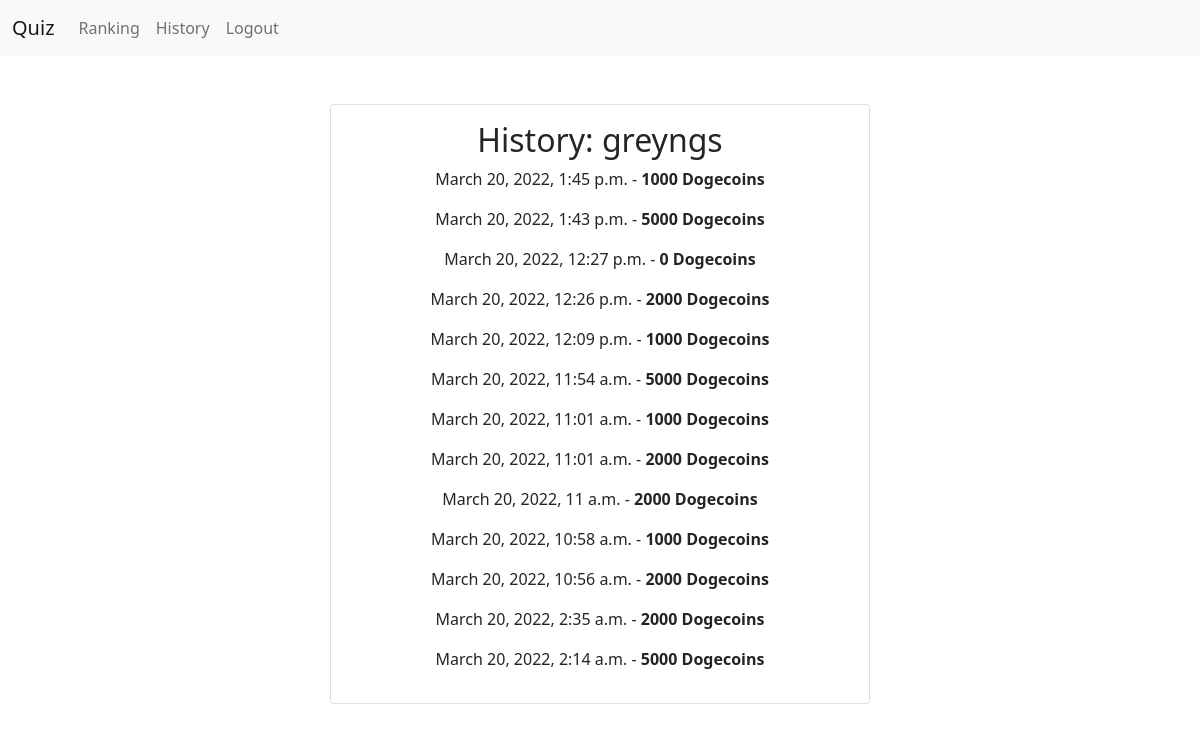
The page /history/ (signed in) on the database as committed earlier.
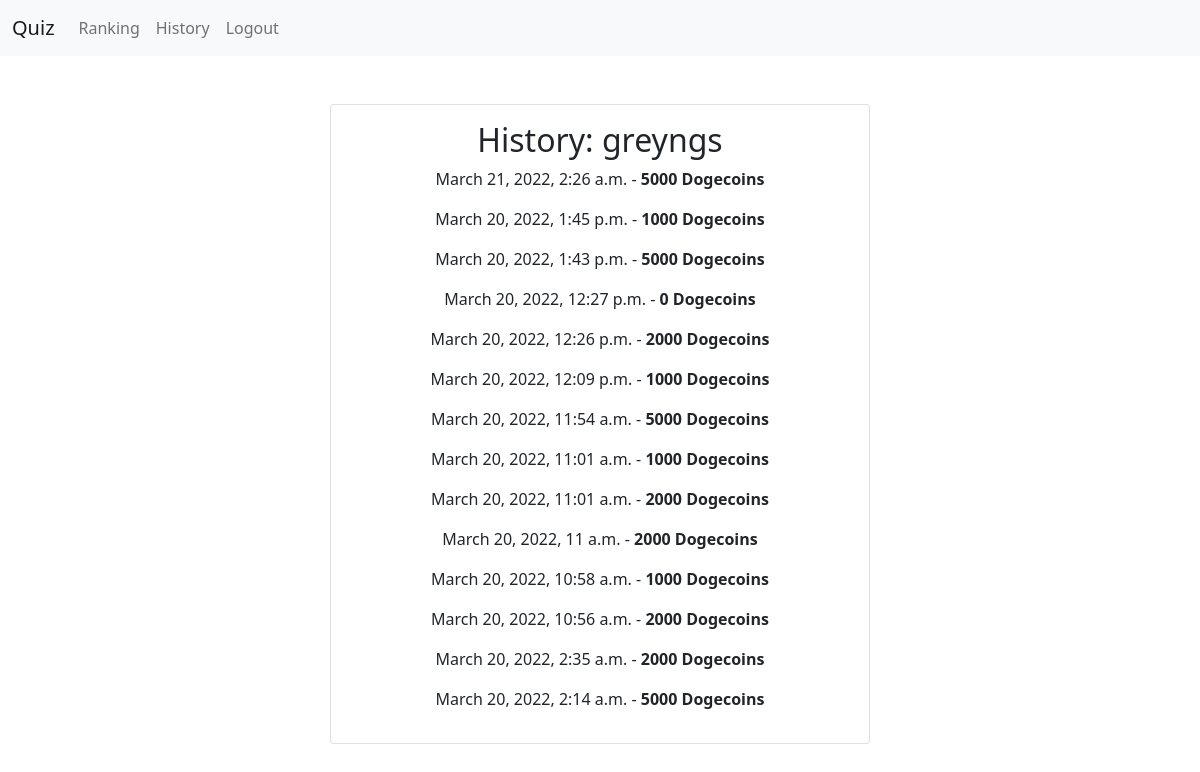
The same page on the database as committed later.
### API/models.py (models this page shows)
class History(models.Model):
    user = models.ForeignKey(settings.AUTH_USER_MODEL, on_delete=models.CASCADE)
    score = models.IntegerField()
    date = models.DateTimeField(default=datetime.now)

### social/views.py (the view)
# urls.py: path('history/', history, name='history_process'),
def history(request):
    records = list(reversed(History.objects.filter(user=request.user).values()))
    context = {'title' : "History", "records" : records}
    return render(request, 'history.html', context)

### social/templates/history.html (shortened to what this page needs)
{% extends "base.html" %}
{% block content %}
    <div class="card">
        <div class="card-body">
            <h2 class="card-title">History: {{user.username}}</h2>
            {% for record in records %}
                <p>{{record.date}} - <strong>{{record.score}} Dogecoins</strong> </p>
            {% endfor %}
        </div>
    </div>
{% endblock content %}

Rows that differ between the two databases and show on the page:
added History: date "March 21, 2022, 2:26 a.m.", score "5000"
